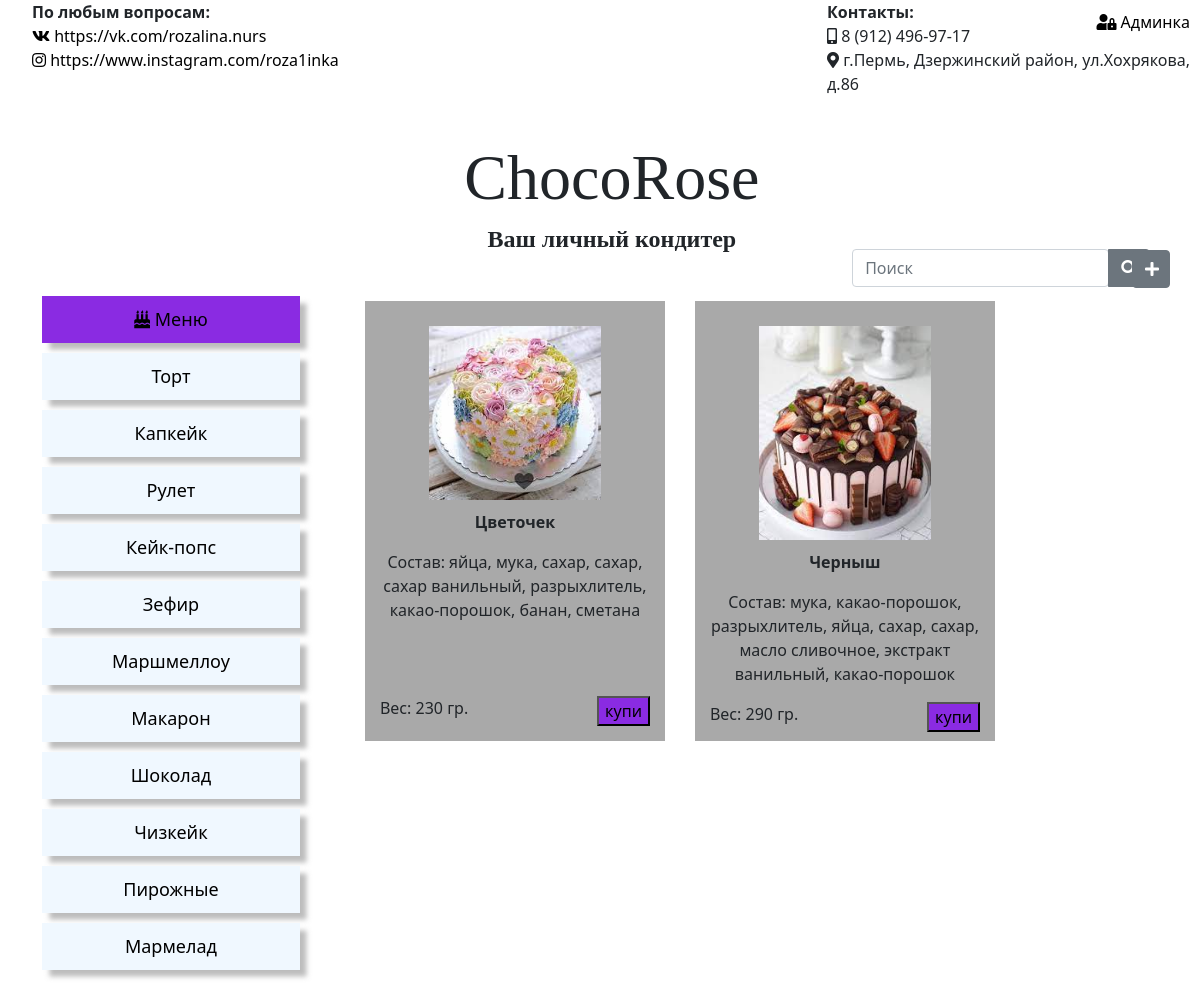
Page /category/7/ on the committed database.
### bakeryapp/models.py (models this page shows, shortened)
class BakeryCategory(models.Model):
    name = models.CharField(verbose_name="Категория выпечки", max_length=255)
    class Meta:
        verbose_name = 'Категория выпечки'
        verbose_name_plural = 'Категория выпечки'

class Bakery(models.Model):
    category=models.ForeignKey(BakeryCategory, on_delete=models.CASCADE, default=1, verbose_name="Kатегория выпечки")
    name=models.CharField(max_length=255, verbose_name="Название выпечки")
    text=models.TextField(max_length=255, verbose_name="Состав выпечки")
    weight=models.IntegerField(verbose_name="Вес выпечки")
    image=models.ImageField(verbose_name="Картинка выпечки", blank=True)
    price = models.IntegerField(verbose_name="Цена выпечки")
    class Meta:
        verbose_name = 'Конкретная выпечка'
        verbose_name_plural = 'Конкретные выпечки'

### bakeryapp/views.py (the view)
# urls.py: path('category/<int:category_id>/', BakeryView.as_view(), name='category'),
class BakeryView(ListView):
    model = Bakery
    context_object_name = 'bakery_list'
    template_name = 'index.html'
    def get_queryset(self):
        self.BakeryCategory = get_object_or_404(BakeryCategory, id=self.kwargs['category_id'])
        return Bakery.objects.filter(category=self.BakeryCategory)
    def get_context_data(self, **kwargs):
        context = super().get_context_data(**kwargs)
        context['category_list'] = BakeryCategory.objects.all()
        return context

### bakeryapp/templates/index.html (shortened to what this page needs)
{% extends 'layout.html' %}
{% block content %}
<div class = "items">
   {% for ba in bakery_list %}
      <div class="bakery-item">
            <div class="row">
                 <div class="col-8">
                    {% if ba.image %}
                     <img class="bakery-image" src="{{ba.image.url}}">
                    {% endif %}
                </div>
                <p align="center"><b >{{ba.name}}</b></p>
                <p align="center"> Состав: {{ba.text}}</p>
            </div>
          <div> Вес: {{ba.weight}} гр. <button class="btn-buy">купи</button></div>
      </div>
   {% endfor %}
</div>
{% endblock %}

### bakeryapp/templates/layout.html (shortened to what this page needs)
{% load static %}
<!doctype html>
<html lang="en">
<head>
    <link rel ="stylesheet" href="https://cdn.jsdelivr.net/npm/bootstrap@4.6.0/dist/css/bootstrap.min.css">
    <link rel ="stylesheet" href="{% static 'bakeryapp/css/bakeryapp.css'%}">
    <link rel ="stylesheet" href="https://use.fontawesome.com/releases/v5.8.2/css/all.css">
</head>
<body>
    <a href="http://127.0.0.1:8000/admin/" button class="admin_btn"><i class="fas fa-user-lock"></i> Админка</button></a>
    <nav>
        <ul><b>По любым вопросам:</b>
            <li><a href="https://vk.com/rozalina.nurs"><i class="fab fa-vk"></i> https://vk.com/rozalina.nurs</a></li>
            <li><a href="https://www.instagram.com/roza1inka"><i class="fab fa-instagram"></i> https://www.instagram.com/roza1inka</a></li>
        </ul>
        <div><h1>ChocoRose</h1>
            <h4 align="center"><b>Ваш личный кондитер</b></h4>
            <br>
        </div>
        <ul><b>Контакты:</b>
            <li><i class="fas fa-mobile-alt"></i> 8 (912) 496-97-17</li>
            <li><i class="fas fa-map-marker-alt"></i> г.Пермь, Дзержинский район, ул.Хохрякова,<br> д.86</li>
            <form class="input-group" method="POST" action="{%url 'search_view' %}">
                <div class="form-outline">
                    <input type="search" placeholder="Поиск" class="form-control" name="searched" >
                </div>
                <button type="submit"  class="btn btn-secondary" onclick="getBakery()"><i class="fas fa-search"></i></button>
            </form>
            <a href="{% url 'create' %}"><button type="button" class="btn btn-secondary btn-circle"><i class="fa fa-plus" aria-hidden="true"></i></button></a>
        </ul>
    </nav>
    <aside>
       <ul>
           <li align="center" id="aside_first_item"><a href="http://127.0.0.1:8000/"><i class="fas fa-birthday-cake"></i> Меню</a></li>
            {% for category in category_list %}
           <li align="center"><a href="{% url 'category' category.id %}">{{category.name}}</a></li>
           {% endfor %}
       </ul>
   </aside>
    <main>
    {% block content %}
    {% endblock %}
    </main>
    <link href="https://cdn.jsdelivr.net/npm/bootstrap@5.0.0-beta3/dist/css/bootstrap.min.css" rel="stylesheet">
</body>
</html>

### bakeryapp/static/bakeryapp/css/bakeryapp.css (style rules this page uses)
body { background: url("../img/bakery.jpg") no-repeat; margin: 0; height: 100%; background-size: cover; }
aside { float: left; widht: 600px; margin-left: 10px; margin-right: 50px; color: black; font-size: 18px; }
nav { display: flex; flex-direction: row; justify-content: space-between; z-index: 1; padding-right: 10px; }
nav div { align-items: center; }
ul { list-style: none; }
nav h1 { padding-left: 90px; padding-top: 140px; font-size: 64px; font-family: "Lucida Calligraphy"; }
nav h4 { padding-left: 90px; font-family: "Book Antiqua"; }
.admin_btn { position: absolute; top: 0; right: 0; padding: 10px; }
a { color: Black !important; text-decoration: none !important; }
aside ul li { color: black; display: block; margin-top: 10px; padding:10px 70px; background-color: aliceblue; box-shadow: 0.4em 0.4em 5px rgba(122,122,122,0.5); transition: all .2s ease; }
#aside_first_item { background-color: blueviolet; }
.bakery-image { width: 100%; }
.items { display:flex; flex-direction: row; flex-wrap: wrap; }
.bakery-item { display: flex; height: 440px; width: 300px; background-color: darkgray; margin: 15px; flex-direction:column; justify-content: space-between; padding: 15px; }
.row { justify-content:center; align-items: center; }
.col-8 { padding: 10px; }
.btn-buy { background-color: blueviolet; float: right; transition: all .2s ease; }
.btn-circle { position: absolute; top: 0; right: 0; top:250px; width: 38px; height: 38px; border-radius: 25px; text-align: center; margin-right: 30px; font-size: 16px; }
form { margin-left: 32%; width: 400px; margin-top: 50px; margin-button: 50px; margin-bottom: 50px; }
.input-group { position: absolute; top:103px; right: 90px; width: 200px; border-radius: 25px; text-align: center; font-size: 16px; z-index:0; }

### rows in the picture
BakeryCategory: name "Торт"
BakeryCategory: name "Капкейк"
BakeryCategory: name "Рулет"
BakeryCategory: name "Кейк-попс"
BakeryCategory: name "Зефир"
BakeryCategory: name "Маршмеллоу"
BakeryCategory: name "Макарон"
BakeryCategory: name "Шоколад"
BakeryCategory: name "Чизкейк"
BakeryCategory: name "Пирожные"
BakeryCategory: name "Мармелад"
Bakery: image (picture), name "Цветочек", text "яйца, мука, сахар, сахар, сахар ванильный, разрыхлитель, какао-порошок, банан, сметана", weight "230"
Bakery: image (picture), name "Черныш", text "мука, какао-порошок, разрыхлитель, яйца, сахар, сахар, масло сливочное, экстракт ванильный, какао-порошок", weight "290"
